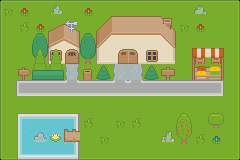

Rendered tile map (Tiled .tmx) drawn with the repository's tilesets; below, a short description and the full map source, tile grids included:
An orthogonal 15x10 tile map with 16x16 px tiles, 9 tile layers (Base Ground, Footpaths, Building Bottom, Building Roof, ...).

<map version="1.10" tiledversion="1.11.2" orientation="orthogonal" renderorder="right-down" width="15" height="10" tilewidth="16" tileheight="16" infinite="0" nextlayerid="12" nextobjectid="1">
 <tileset firstgid="1" source="roguelikeSheet_transparent.tsx" />
 <layer id="1" name="Base Ground" width="15" height="10">
  <data encoding="csv">
1435,1436,1436,1436,1436,1436,1436,1436,1436,1436,1436,1436,1436,1436,1437,
1492,1493,1493,1493,1493,1493,1493,1493,1493,1493,1493,1493,1493,1493,1494,
1492,1493,1493,1493,1493,1493,1493,1493,1493,1493,1493,1493,1493,1493,1494,
1492,1493,1493,1493,1493,1493,1493,1493,1493,1493,1493,1493,1493,1493,1494,
1492,1493,1493,1493,1493,1493,1493,1493,1493,1493,1493,1493,1493,1493,1494,
1492,1493,1493,1493,1493,1493,1493,1493,1493,1493,1493,1493,1493,1493,1494,
1492,1493,1493,1493,1493,1493,1493,1493,1493,1493,1493,1493,1493,1493,1494,
1492,1493,1493,1493,1493,1493,1493,1493,1493,1493,1493,1493,1493,1493,1494,
1492,1493,1493,1493,1493,1493,1493,1493,1493,1493,1493,1493,1493,1493,1494,
1549,1550,1550,1550,1550,1550,1550,1550,1550,1550,1550,1550,1550,1550,1551
</data>
 </layer>
 <layer id="6" name="Footpaths" width="15" height="10">
  <data encoding="csv">
0,0,0,0,0,0,0,0,0,0,0,0,0,0,0,
0,0,0,0,0,0,0,0,0,0,0,0,0,0,0,
0,0,0,0,0,0,0,0,0,0,0,0,0,0,0,
0,0,0,0,0,0,0,0,0,0,0,0,0,0,0,
0,22,0,0,751,26,0,920,922,0,0,0,0,0,0,
0,705,706,706,711,706,706,711,711,706,706,706,706,707,0,
0,0,0,0,0,0,0,0,0,0,0,0,0,0,0,
0,0,0,0,0,0,0,0,0,0,0,0,0,0,0,
0,0,0,0,0,0,0,0,0,0,0,0,0,0,0,
0,0,0,0,0,0,0,0,0,0,0,0,0,0,0
</data>
 </layer>
 <layer id="4" name="Building Bottom" width="15" height="10">
  <data encoding="csv">
0,0,0,0,0,0,0,0,0,0,0,0,0,0,0,
0,0,0,0,0,0,0,0,0,0,0,0,0,0,0,
0,0,0,1272,1274,0,1272,1273,1273,1273,1274,0,0,0,0,
0,0,0,1329,1331,0,1329,1330,1330,1330,1331,0,136,191,0,
0,0,0,0,0,0,0,0,0,0,0,0,358,360,0,
0,0,0,0,0,0,0,0,0,0,0,0,0,0,0,
0,0,0,0,0,0,0,0,0,0,0,0,0,0,0,
0,0,0,0,0,0,0,0,0,0,0,0,0,0,0,
0,0,0,0,0,0,0,0,0,0,0,0,0,0,0,
0,0,0,0,0,0,0,0,0,0,0,0,0,0,0
</data>
 </layer>
 <layer id="3" name="Building Roof" width="15" height="10">
  <data encoding="csv">
0,0,0,0,0,0,0,0,0,0,0,0,0,0,0,
0,0,0,1234,1235,0,1232,1237,1237,1237,1233,0,0,0,0,
0,0,0,1348,1349,0,1346,1291,1291,1291,1347,0,0,0,0,
0,0,0,0,0,0,0,0,0,0,0,0,68,125,0,
0,0,0,0,0,0,0,0,0,0,0,0,182,183,0,
0,0,0,0,0,0,0,0,0,0,0,0,0,0,0,
0,0,0,0,0,0,0,0,0,0,0,0,0,0,0,
0,0,0,0,0,0,0,0,0,0,0,0,0,0,0,
0,0,0,0,0,0,0,0,0,0,0,0,0,0,0,
0,0,0,0,0,0,0,0,0,0,0,0,0,0,0
</data>
 </layer>
 <layer id="5" name="Building Fixtures" width="15" height="10">
  <data encoding="csv">
0,0,0,0,0,0,0,0,0,0,0,0,0,0,0,
0,0,0,0,303,0,0,0,0,0,1177,0,0,0,0,
0,0,0,0,0,0,0,0,0,0,0,0,0,0,0,
0,0,0,100,34,0,0,371,372,100,0,0,0,0,0,
0,0,0,0,0,0,0,0,0,0,20,0,0,0,0,
0,0,0,0,0,0,0,0,0,0,0,0,0,0,0,
0,0,0,0,0,0,0,0,0,0,0,0,0,0,0,
0,0,0,0,0,0,0,0,0,0,0,0,0,0,0,
0,0,0,0,0,0,0,0,0,0,0,0,0,0,0,
0,0,0,0,0,0,0,0,0,0,0,0,0,0,0
</data>
 </layer>
 <layer id="9" name="Trees Extra" width="15" height="10">
  <data encoding="csv">
0,0,0,0,0,0,0,0,0,0,0,0,0,0,0,
0,0,0,0,0,0,0,0,0,0,0,0,0,0,0,
0,0,586,0,0,586,0,0,0,0,0,0,0,0,0,
0,0,643,0,0,643,0,0,0,0,0,0,0,0,0,
0,0,0,0,0,0,0,0,0,0,0,0,0,0,0,
0,0,0,0,0,0,0,0,0,0,0,0,0,0,0,
0,0,0,0,0,0,0,0,0,0,0,0,0,0,0,
0,0,0,0,0,0,0,0,0,0,0,0,0,0,0,
0,0,0,0,0,0,0,0,0,0,0,0,0,0,0,
0,0,0,0,0,0,0,0,0,0,0,0,0,0,0
</data>
 </layer>
 <layer id="8" name="Trees" width="15" height="10">
  <data encoding="csv">
0,0,0,0,0,0,0,0,0,0,0,0,0,0,0,
0,0,0,0,0,0,0,0,0,0,0,0,0,0,0,
0,0,0,0,0,0,0,0,0,0,0,0,0,0,0,
0,0,587,587,0,0,0,0,0,0,0,0,0,0,0,
0,0,644,644,0,0,0,0,0,0,0,0,0,0,0,
0,0,0,0,0,0,0,0,0,0,0,0,0,0,0,
0,0,0,0,0,0,0,0,0,0,0,0,0,0,0,
0,0,0,0,0,0,0,0,0,0,0,0,0,0,0,
0,0,0,0,0,0,0,0,0,0,0,0,0,0,0,
0,0,0,0,0,0,0,0,0,0,0,0,0,0,0
</data>
 </layer>
 <layer id="10" name="Water" width="15" height="10">
  <data encoding="csv">
0,0,0,0,0,0,0,0,0,0,0,0,0,0,0,
0,0,0,0,0,0,0,0,0,0,0,0,0,0,0,
0,0,0,0,0,0,0,0,0,0,0,0,0,0,0,
0,0,0,0,0,0,0,0,0,0,0,0,0,0,0,
0,0,0,0,0,0,0,0,0,0,0,0,0,0,0,
0,0,0,0,0,0,0,0,0,0,0,0,0,0,0,
0,0,0,0,0,0,0,0,0,0,0,0,0,0,0,
0,174,175,175,176,0,0,0,0,0,0,0,0,0,0,
0,231,232,232,233,0,0,0,0,0,0,0,0,0,0,
0,288,289,289,290,0,0,0,0,0,0,0,0,0,0
</data>
 </layer>
 <layer id="7" name="Foliage" width="15" height="10">
  <data encoding="csv">
593,543,0,1310,0,543,0,0,0,0,0,0,1311,0,0,
0,650,543,0,0,0,0,0,0,0,0,593,543,0,0,
0,0,0,0,0,0,0,0,0,0,0,0,0,0,0,
0,0,0,0,0,0,0,0,0,0,0,0,0,0,0,
0,0,647,649,0,0,532,0,0,532,0,0,0,0,0,
0,0,0,0,0,0,0,0,0,0,0,0,0,0,0,
0,0,0,0,0,0,0,0,0,0,0,0,0,0,0,
0,0,0,0,0,650,0,593,650,0,0,594,0,537,0,
0,0,1423,653,738,0,593,0,0,0,1309,651,650,542,0,
0,0,0,0,0,0,0,0,0,0,0,0,0,0,0
</data>
 </layer>
</map>
